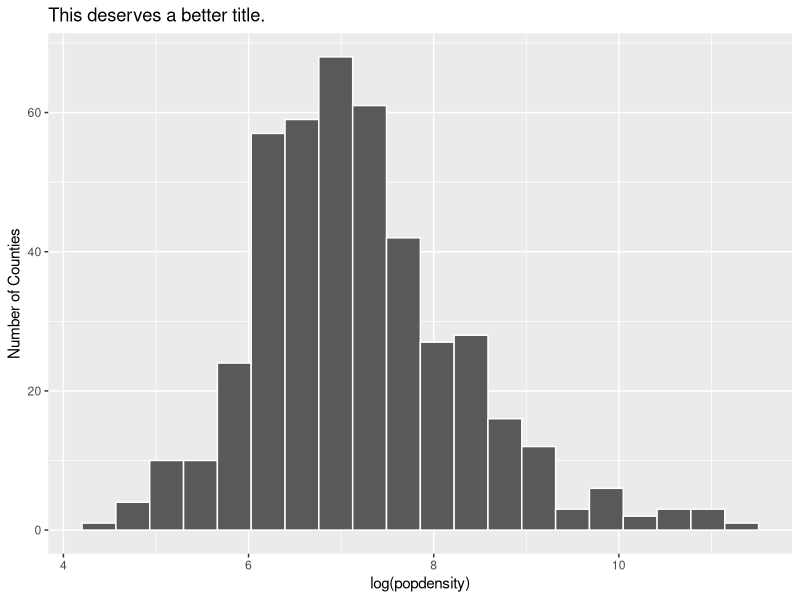

The R source for this figure:
## ---- chunk 1
knitr::opts_chunk$set(comment=NA)
options(width = 70)
## ---- chunk 2
library(tidyverse)
## always need tidyverse, can include other packages too
## ---- chunk 3
midwest %>%
    count(inmetro)  
## ---- chunk 4
midwest %>%
    filter(state == "IL") %>%
    filter(county == "COOK") %>%
    select(state, county, poptotal)
## ---- chunk 5
ggplot(midwest, aes(x = log(popdensity))) +
    geom_histogram(bins = 20, col = "white") + 
    labs(title = "This deserves a better title.",
         y = "Number of Counties")
